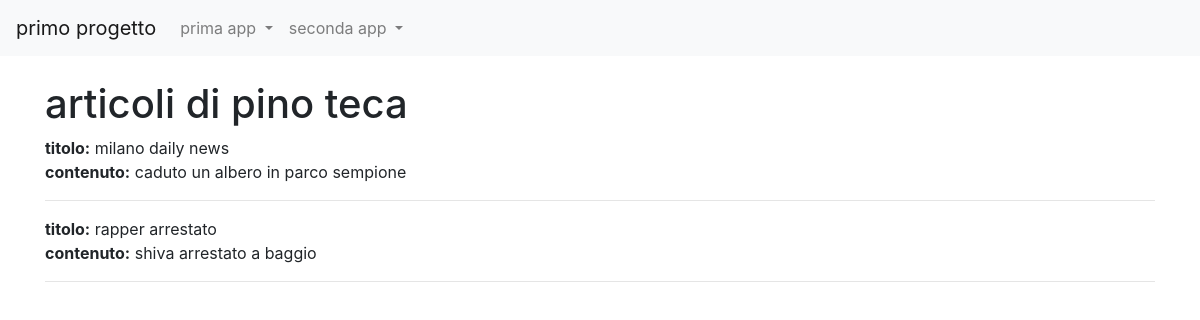
/news/lista_articoli/7, run on the app's committed database.
### news/models.py (models this page shows, shortened)
class Articolo(models.Model):
    titolo = models.CharField(max_length=100)
    contenuto = models.TextField()
    giornalista = models.ForeignKey(Giornalista, on_delete=models.CASCADE, related_name="articoli")
    data = models.DateField(auto_now=True, blank=True)
    visualizzazioni = models.IntegerField(default=0, blank=True)
    class Meta:
        verbose_name="Articolo"
        verbose_name_plural="Articoli"

class Giornalista(models.Model):
    nome = models.CharField(max_length=20)
    cognome = models.CharField(max_length=20)
    anno_di_nascita = models.DateField(blank=True)
    def __str__(self):
        return self.nome + " " + self.cognome
    class Meta:
        verbose_name="Giornalista"
        verbose_name_plural="giornalisti"

### news/views.py (the view)
# urls.py: path('lista_articoli/<int:pk>', lista_articoli_giornalista, name="lista_articoli"),
def lista_articoli_giornalista(request,pk = None):
    if(pk==None):
        articoli = Articolo.objects.all()
    else:
        articoli = Articolo.objects.filter(giornalista_id = pk)
    context = {
        "articoli": articoli,
        "pk": pk,
    }
    return render(request,"lista_articoli.html", context)

### news/templates/lista_articoli.html (shortened to what this page needs)
{% extends "base.html" %}
{% block content %}
    {% if pk %}
        <h1>articoli di {{articoli.0.giornalista}}</h1>
        {% for articolo in articoli %}
            <b>titolo:</b> {{ articolo.titolo }}<br>
            <b>contenuto:</b> {{ articolo.contenuto }}<br>
            <hr>
        {% endfor %}
 {% endif %}
{% endblock content %}

### data on the page
Articolo: giornalista.cognome "pino teca", titolo "milano daily news", contenuto "caduto un albero in parco sempione"
Articolo: titolo "rapper arrestato", contenuto "shiva arrestato a baggio"
